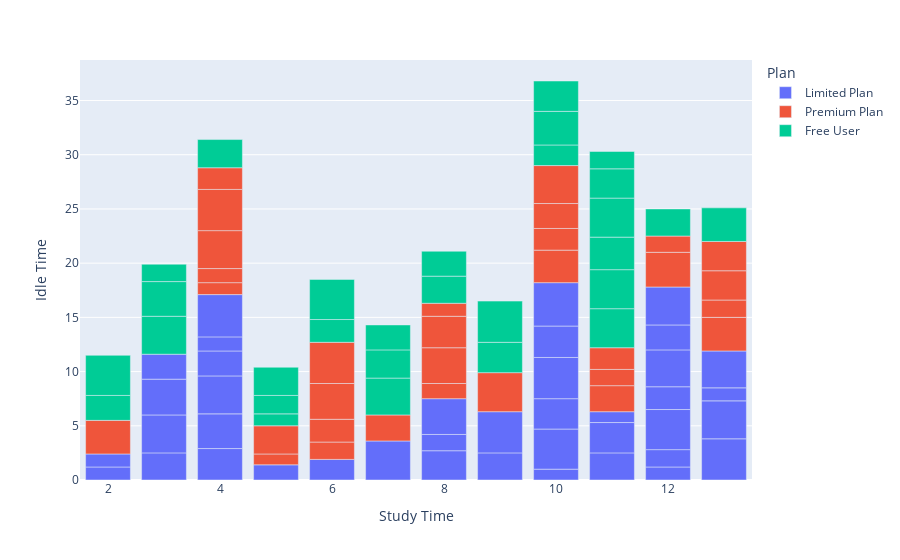

The cell this chart's notebook holds for it:
### Code cell
data = [["Example", random.randint(2,13), round(random.uniform(1,4),1), random.choice(['Free User', "Limited Plan", "Premium Plan"])]for i in range(100)]
Study_time_df = pd.DataFrame(data, columns=["Name", "Study Time", "Idle Time", "Plan"])
figure=px.bar(
              Study_time_df, x="Study Time", y="Idle Time", color="Plan"
            )
figure.show()

### Figure 1 — Plotly figure (JSON) as saved in the notebook; plotly's stock layout.template omitted (floating-point values rounded to 4 significant figures)
{"data": [{"alignmentgroup": "True", "hovertemplate": "Plan=Limited Plan<br>Study Time=%{x}<br>Idle Time=%{y}<extra></extra>", "legendgroup": "Limited Plan", "marker": {"color": "#636efa", "pattern": {"shape": ""}}, "name": "Limited Plan", "offsetgroup": "Limited Plan", "orientation": "v", "showlegend": true, "textposition": "auto", "type": "bar", "x": [8, 12, 11, 3, 13, 12, 4, 2, 3, 13, 12, 10, 4, 4, 7, 6, 13, 10, 12, 8, 4, 5, 12, 11, 10, 11, 4, 12, 9, 13, 3, 10, 3, 10, 10, 9, 12, 4, 2, 8], "xaxis": "x", "y": [2.7, 1.2, 2.5, 2.5, 3.8, 1.6, 2.9, 1.2, 3.5, 3.5, 3.7, 1, 3.2, 3.5, 3.6, 1.9, 1.2, 3.7, 2.1, 1.5, 2.3, 1.4, 3.4, 2.8, 2.8, 1, 1.3, 2.3, 2.5, 3.4, 3.3, 3.8, 2.3, 2.9, 4, 3.8, 3.5, 3.9, 1.2, 3.3], "yaxis": "y"}, {"alignmentgroup": "True", "hovertemplate": "Plan=Premium Plan<br>Study Time=%{x}<br>Idle Time=%{y}<extra></extra>", "legendgroup": "Premium Plan", "marker": {"color": "#EF553B", "pattern": {"shape": ""}}, "name": "Premium Plan", "offsetgroup": "Premium Plan", "orientation": "v", "showlegend": true, "textposition": "auto", "type": "bar", "x": [13, 8, 4, 10, 6, 4, 12, 10, 8, 11, 5, 2, 7, 6, 5, 12, 6, 13, 6, 4, 8, 13, 13, 10, 9, 11, 11, 8, 4, 4, 10], "xaxis": "x", "y": [3.1, 1.4, 1.1, 3, 1.6, 1.3, 3.2, 2, 3.3, 2.4, 1, 3.1, 2.4, 2.1, 2.6, 1.5, 3.3, 1.6, 3.8, 3.5, 2.9, 2.7, 2.7, 2.3, 3.6, 1.5, 2, 1.2, 3.8, 2, 3.5], "yaxis": "y"}, {"alignmentgroup": "True", "hovertemplate": "Plan=Free User<br>Study Time=%{x}<br>Idle Time=%{y}<extra></extra>", "legendgroup": "Free User", "marker": {"color": "#00cc96", "pattern": {"shape": ""}}, "name": "Free User", "offsetgroup": "Free User", "orientation": "v", "showlegend": true, "textposition": "auto", "type": "bar", "x": [5, 5, 12, 11, 7, 11, 3, 8, 11, 11, 3, 10, 7, 11, 10, 7, 10, 13, 11, 2, 4, 9, 6, 9, 2, 6, 5, 3, 8], "xaxis": "x", "y": [1.1, 1.7, 2.5, 3.6, 3.4, 3.6, 3.5, 2.5, 3, 3.6, 3.2, 1.9, 2.6, 2.7, 3.1, 2.3, 2.8, 3.1, 1.6, 2.3, 2.6, 2.8, 2.1, 3.8, 3.7, 3.7, 2.6, 1.6, 2.3], "yaxis": "y"}], "layout": {"barmode": "relative", "legend": {"title": {"text": "Plan"}, "tracegroupgap": 0}, "margin": {"t": 60}, "xaxis": {"anchor": "y", "domain": [0, 1], "title": {"text": "Study Time"}}, "yaxis": {"anchor": "x", "domain": [0, 1], "title": {"text": "Idle Time"}}}}
